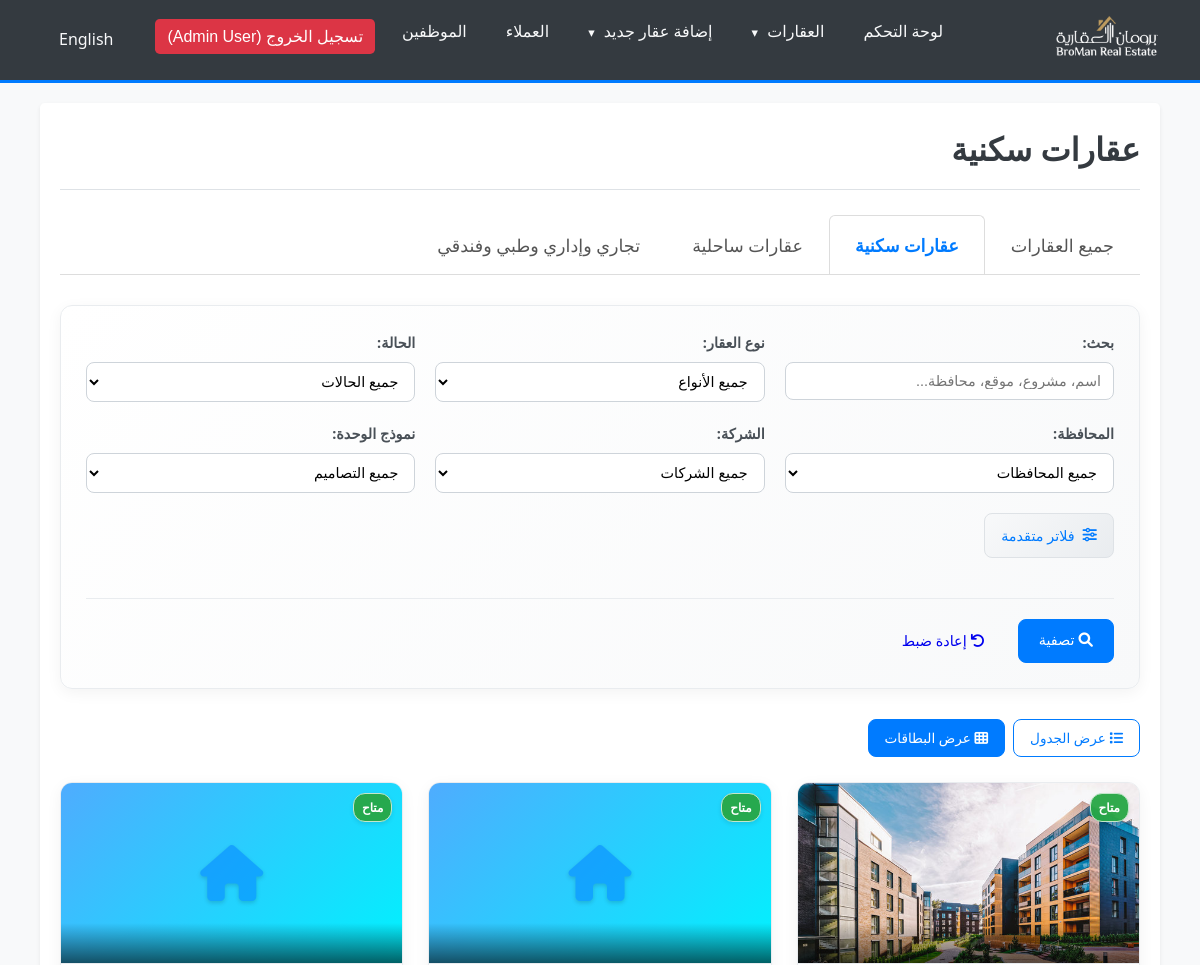
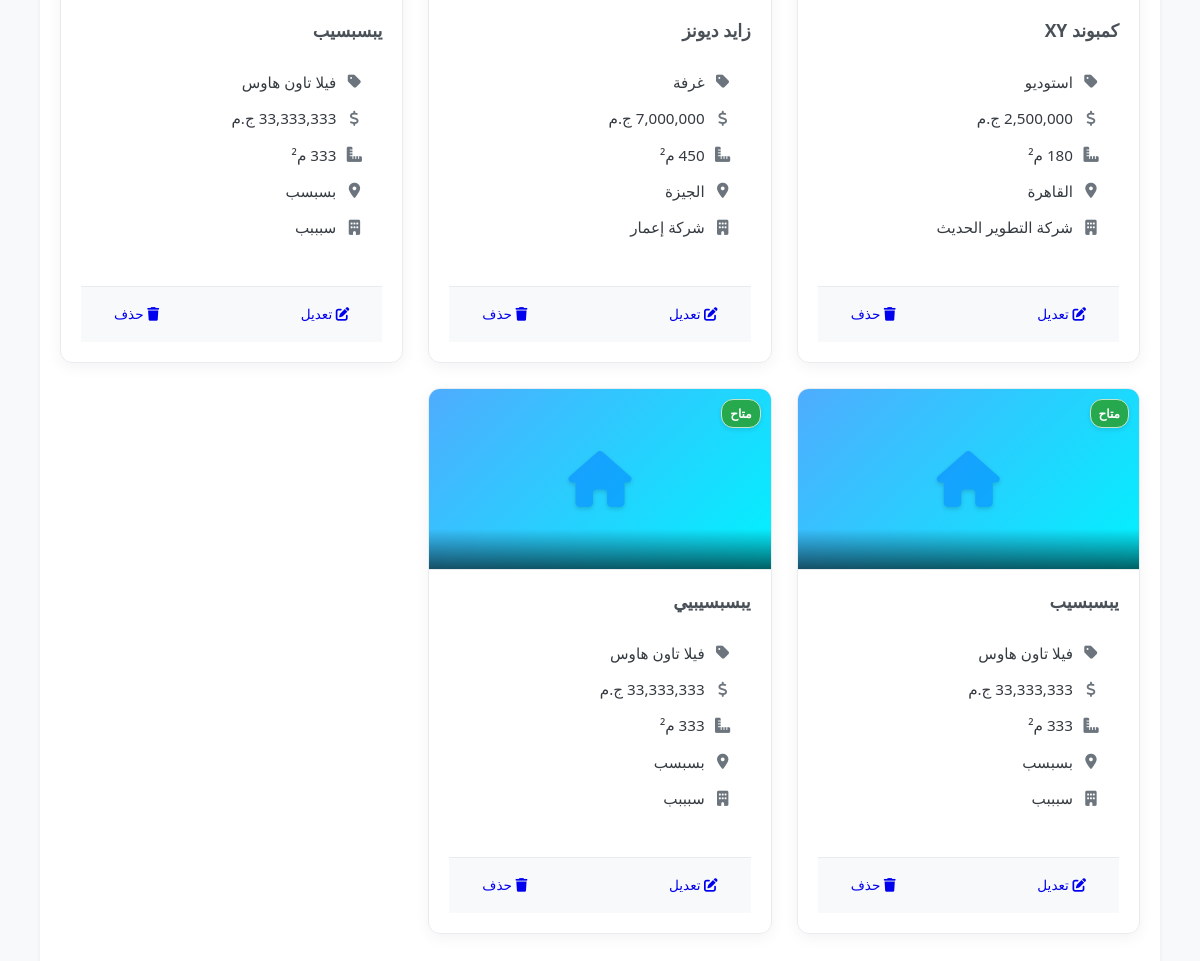
The app's page /residential_properties.php?view=card (signed in) with its own data (2 pictures, top to bottom).
### tables this page shows
CREATE TABLE `properties` (
  `PropertyID` int(11) NOT NULL,
  `PropertyTypeID` int(11) NOT NULL COMMENT 'FK to PropertyTypes',
  `Title` varchar(255) NOT NULL,
  `Description` text DEFAULT NULL,
  `Location` varchar(255) DEFAULT NULL,
  `Price` decimal(15,2) DEFAULT NULL,
  `Area` decimal(10,2) DEFAULT NULL,
  `Bedrooms` int(11) DEFAULT NULL,
  `Bathrooms` int(11) DEFAULT NULL,
  `Status` enum('available','sold','rented','unavailable') DEFAULT 'available',
  `DateAdded` timestamp NULL DEFAULT current_timestamp(),
  `EmployeeID` int(11) DEFAULT NULL COMMENT 'FK to Employees who added it',
  `ClientID` int(11) DEFAULT NULL,
  `unit_design_id` int(11) DEFAULT NULL COMMENT 'FK to PropertyUnitDesigns',
  `finishing_type_id` int(11) DEFAULT NULL COMMENT 'FK to PropertyFinishingTypes',
  `compound_area` decimal(12,2) DEFAULT NULL,
  `down_payment_percentage` decimal(5,2) DEFAULT NULL,
  `payment_years` int(11) DEFAULT NULL,
  `delivery_date` date DEFAULT NULL,
  `ProjectName` varchar(255) DEFAULT NULL,
  `min_price` decimal(15,2) DEFAULT NULL,
  `max_price` decimal(15,2) DEFAULT NULL,
  `min_area` decimal(10,2) DEFAULT NULL,
  `max_area` decimal(10,2) DEFAULT NULL,
  `avg_area` decimal(10,2) DEFAULT NULL,
  `district` varchar(100) DEFAULT NULL,
  `governorate` varchar(100) DEFAULT NULL,
  `company_name` varchar(150) DEFAULT NULL,
  `FloorsCount` int(11) DEFAULT NULL,
  `sales_manager_name` varchar(255) DEFAULT NULL,
  `sales_manager_phone` varchar(50) DEFAULT NULL,
  `salesperson_name` varchar(255) DEFAULT NULL,
  `salesperson_phone` varchar(50) DEFAULT NULL
);

CREATE TABLE `property_images` (
  `image_id` int(11) NOT NULL,
  `property_id` int(11) NOT NULL,
  `file_path` varchar(255) NOT NULL,
  `upload_date` timestamp NOT NULL DEFAULT current_timestamp(),
  `is_primary` tinyint(1) DEFAULT 0
);

CREATE TABLE `propertyunitdesigns` (
  `DesignID` int(11) NOT NULL,
  `DesignName` varchar(100) NOT NULL
);

### lang/translate.php (called while the page is built, shortened)
<?php
$lang_file = __DIR__ . '/' . $_SESSION['lang'] . '.php';
if (file_exists($lang_file)) {
    $translations = include($lang_file);
} else {
    $translations = include(__DIR__ . '/ar.php');
}
function t($key)
{
    global $translations;
    return isset($translations[$key]) ? $translations[$key] : $key;
}
function get_direction()
{
    return ($_SESSION['lang'] == 'ar') ? 'rtl' : 'ltr';
}
function get_lang_code()
{
    return $_SESSION['lang'];
}

### residential_properties.php (the view, shortened to what this page needs)
<?php
require_once __DIR__ . '/lang/translate.php';
require_once __DIR__ . '/db.php';
require_once __DIR__ . '/property_image_helper.php';
$search_term = $governorate_filter = $company_filter = $status_filter = $property_type_filter = "";
$view_mode = isset($_GET['view']) && $_GET['view'] === 'card' ? 'card' : 'table';
$sort_column = isset($_GET['sort']) ? trim($_GET['sort']) : 'DateAdded';
$sort_direction = isset($_GET['direction']) && $_GET['direction'] === 'desc' ? 'desc' : 'asc';
$allowed_sort_columns = [
    'PropertyID' => 'p.PropertyID',
    'DateAdded' => 'p.DateAdded',
    'Price' => 'COALESCE(p.Price, p.min_price)',
    'Area' => 'COALESCE(p.Area, p.avg_area)',
    'ProjectName' => 'p.ProjectName',
    'Title' => 'p.Title',
    'governorate' => 'p.governorate',
    'Status' => 'p.Status'
];
if ($_SERVER["REQUEST_METHOD"] == "GET") {
    $search_term = isset($_GET['search']) ? trim($_GET['search']) : '';
}
$sql_select = "SELECT p.*, pt.TypeName AS PropertyTypeName, e.FullName AS EmployeeName,
               pud.DesignName AS UnitDesignName, pft.FinishingName AS FinishingTypeName
               FROM Properties p
               LEFT JOIN PropertyTypes pt ON p.PropertyTypeID = pt.PropertyTypeID
               LEFT JOIN Employees e ON p.EmployeeID = e.EmployeeID
               LEFT JOIN PropertyUnitDesigns pud ON p.unit_design_id = pud.DesignID
               LEFT JOIN PropertyFinishingTypes pft ON p.finishing_type_id = pft.FinishingID";
$sql_where = [];
$params = [];
$types = "";
$sql_where[] = "p.PropertyTypeID = ?";
$params[] = CURRENT_PROPERTY_TYPE_ID;
$types .= "i";
$sql = $sql_select;
if (!empty($sql_where)) {
    $sql .= " WHERE " . implode(" AND ", $sql_where);
}
$sql .= " ORDER BY " . $allowed_sort_columns[$sort_column] . " " . strtoupper($sort_direction);
$properties = [];
if ($stmt = $conn->prepare($sql)) {
    if (!empty($params)) {
        $stmt->bind_param($types, ...$params);
    }
    if ($stmt->execute()) {
        $result = $stmt->get_result();
        while ($row = $result->fetch_assoc()) {
            $properties[] = $row;
        }
    } else {
        error_log("Error executing property query: " . $stmt->error . " | SQL: " . $sql . " | Params: " . print_r($params, true));
        $_SESSION['error_message'] = t('database_error');
    }
} else {
    error_log("Error preparing property query: " . $conn->error . " | SQL: " . $sql);
    $_SESSION['error_message'] = t('db_error_prepare');
}
function formatDisplayPrice($row)
{
    if (!empty($row['Price']) && is_numeric($row['Price'])) {
        return number_format(floatval($row['Price']), 0, '.', ',') . ' ' . t('currency');
    } elseif (!empty($row['min_price']) && is_numeric($row['min_price']) && !empty($row['max_price']) && is_numeric($row['max_price'])) {
        return number_format(floatval($row['min_price']), 0, '.', ',') . ' - ' . number_format(floatval($row['max_price']), 0, '.', ',') . ' ' . t('currency');
    } elseif (!empty($row['min_price']) && is_numeric($row['min_price'])) {
        return t('starts_from') . ' ' . number_format(floatval($row['min_price']), 0, '.', ',') . ' ' . t('currency');
    } elseif (!empty($row['max_price']) && is_numeric($row['max_price'])) {
        return t('up_to') . ' ' . number_format(floatval($row['max_price']), 0, '.', ',') . ' ' . t('currency');
    }
    return t('price_not_specified');
}
function formatDisplayArea($row)
{
    if (!empty($row['Area']) && is_numeric($row['Area'])) {
        return number_format(floatval($row['Area']), 0, '.', ',') . ' ' . t('sqm');
    } elseif (!empty($row['min_area']) && is_numeric($row['min_area']) && !empty($row['max_area']) && is_numeric($row['max_area'])) {
        return number_format(floatval($row['min_area']), 0, '.', ',') . ' - ' . number_format(floatval($row['max_area']), 0, '.', ',') . ' ' . t('sqm');
    } elseif (!empty($row['min_area']) && is_numeric($row['min_area'])) {
        return t("starts_from") . " " . number_format(floatval($row["min_area"]), 0, ".", ",") . " " . t("sqm");
    } elseif (!empty($row['max_area']) && is_numeric($row['max_area'])) {
        return t("up_to") . " " . number_format(floatval($row["max_area"]), 0, ".", ",") . " " . t("sqm");
    }
    return t('area_not_specified');
}
?>
<!DOCTYPE html>
<html lang="<?php echo get_lang_code(); ?>" dir="<?php echo get_direction(); ?>">
<head>
    <link rel="stylesheet" href="modern_styles.css">
    <?php if (get_direction() === 'rtl'): ?>
        <link rel="stylesheet" href="rtl_styles.css">
    <?php endif; ?>
    <link rel="stylesheet" href="enhanced_property_table_styles.css">
    <link rel="stylesheet" href="clickable_rows.css">
    <link rel="stylesheet" href="property_card_styles.css">
    <link rel="stylesheet" href="https://cdnjs.cloudflare.com/ajax/libs/font-awesome/6.0.0-beta3/css/all.min.css">
</head>
<body>
<?php require_once __DIR__ . '/navbar.php'; ?>
<div class="container">
    <?php require_once __DIR__ . '/property_header_tabs.php'; ?>
    <div class="filter-section">
        <form method="GET" action="<?php echo htmlspecialchars($_SERVER["PHP_SELF"]); ?>">
            <div class="filter-row">
                <div class="filter-item">
                    <label for="search"><?php echo t('search'); ?>:</label>
                    <input type="text" id="search" name="search" class="form-control" placeholder="<?php echo t('search_properties_placeholder'); ?>" value="<?php echo htmlspecialchars($search_term); ?>">
                </div>
                <div class="filter-item">
                    <label for="property_type"><?php echo t('property_type'); ?>:</label>
                    <select id="property_type" name="property_type" class="form-control">
                        <option value=""><?php echo t('all_types'); ?></option>
                    </select>
                </div>
                <div class="filter-item">
                    <label for="status"><?php echo t('status'); ?>:</label>
                    <select id="status" name="status" class="form-control">
                        <option value=""><?php echo t('all_statuses'); ?></option>
                    </select>
                </div>
            </div>
            <div class="filter-row">
                <div class="filter-item">
                    <label for="governorate"><?php echo t('governorate'); ?>:</label>
                    <select id="governorate" name="governorate" class="form-control">
                        <option value=""><?php echo t('all_governorates'); ?></option>
                    </select>
                </div>
                <div class="filter-item">
                    <label for="company"><?php echo t('company'); ?>:</label>
                    <select id="company" name="company" class="form-control">
                        <option value=""><?php echo t('all_companies'); ?></option>
                    </select>
                </div>
                <div class="filter-item">
                    <label for="unit_design"><?php echo t('unit_design'); ?>:</label>
                    <select id="unit_design" name="unit_design" class="form-control">
                        <option value=""><?php echo t('all_designs'); ?></option>
                    </select>
                </div>
            </div>
            <div class="advanced-filters-toggle" onclick="toggleAdvancedFilters()">
                <i class="fas fa-sliders-h"></i> <?php echo t('advanced_filters'); ?>
            </div>
            <div class="filter-buttons">
                <button type="submit" class="btn btn-primary">
                    <i class="fas fa-search"></i> <?php echo t('filter'); ?>
                </button>
                <a href="<?php echo htmlspecialchars($_SERVER["PHP_SELF"]); ?>?view=<?php echo $view_mode; ?>" class="btn btn-secondary">
                    <i class="fas fa-undo"></i> <?php echo t('reset'); ?>
                </a>
            </div>
        </form>
    </div>
    <div class="view-toggle">
        <a href="<?php echo htmlspecialchars($_SERVER["PHP_SELF"]); ?>?view=table<?php echo !empty($_SERVER['QUERY_STRING']) && strpos($_SERVER['QUERY_STRING'], 'view=') === false ? '&' . $_SERVER['QUERY_STRING'] : ''; ?>" class="btn <?php echo $view_mode === 'table' ? 'btn-primary' : 'btn-outline-primary'; ?>">
            <i class="fas fa-list"></i> <?php echo t('table_view'); ?>
        </a>
        <a href="<?php echo htmlspecialchars($_SERVER["PHP_SELF"]); ?>?view=card<?php echo !empty($_SERVER['QUERY_STRING']) && strpos($_SERVER['QUERY_STRING'], 'view=') === false ? '&' . $_SERVER['QUERY_STRING'] : ''; ?>" class="btn <?php echo $view_mode === 'card' ? 'btn-primary' : 'btn-outline-primary'; ?>">
            <i class="fas fa-th"></i> <?php echo t('card_view'); ?>
        </a>
    </div>
    <?php if (empty($properties)): ?>
        <div class="no-properties">
            <i class="fas fa-search"></i>
            <h3><?php echo t('no_properties_found'); ?></h3>
            <p><?php echo t('no_properties_matching_filters'); ?></p>
        </div>
    <?php elseif ($view_mode === 'card'): ?>
        <div class="property-cards">
            <?php foreach ($properties as $property): ?>
                <div class="property-card" data-property-id="<?php echo $property['PropertyID']; ?>" data-property-type="<?php echo $property['PropertyTypeID']; ?>">
                    <div class="property-image">
                        <?php echo generatePropertyCardImageHTML($property, $conn); ?>
                        <div class="property-status-badge status-<?php echo $property['Status']; ?>">
                            <?php echo t('status_' . $property['Status']); ?>
                        </div>
                    </div>
                    <div class="property-content">
                        <div class="property-title">
                            <?php echo htmlspecialchars($property['ProjectName'] ?: $property['Title'] ?: t('undefined')); ?>
                        </div>
                        <div class="property-details">
                            <div class="property-info">
                                <i class="fas fa-tag"></i>
                                <span><?php echo htmlspecialchars($property['UnitDesignName'] ?? t('undefined')); ?></span>
                            </div>
                            <div class="property-info">
                                <i class="fas fa-dollar-sign"></i>
                                <span><?php echo formatDisplayPrice($property); ?></span>
                            </div>
                            <div class="property-info">
                                <i class="fas fa-ruler-combined"></i>
                                <span><?php echo formatDisplayArea($property); ?></span>
                            </div>
                            <div class="property-info">
                                <i class="fas fa-map-marker-alt"></i>
                                <span><?php echo htmlspecialchars($property['governorate'] ?: t('undefined')); ?></span>
                            </div>
                            <div class="property-info">
                                <i class="fas fa-building"></i>
                                <span><?php echo htmlspecialchars($property['company_name'] ?? t('undefined')); ?></span>
                            </div>
                        </div>
                        <div class="property-actions">
                            <?php if (isset($_SESSION['role']) && $_SESSION['role'] === 'admin'): ?>
                            <a href="edit_property.php?id=<?php echo $property['PropertyID']; ?>" class="btn btn-sm btn-warning">
                                <i class="fas fa-edit"></i> <?php echo t('edit'); ?>
                            </a>
                            <a href="delete_property.php?id=<?php echo $property['PropertyID']; ?>" class="btn btn-sm btn-danger" onclick="return confirm('<?php echo t('confirm_delete_property'); ?>');">
                                <i class="fas fa-trash"></i> <?php echo t('delete'); ?>
                            </a>
                            <?php endif; ?>
                        </div>
                    </div>
                </div>
            <?php endforeach; ?>
        </div>
    <?php endif; ?>
</div>
</body>
</html>

### property_image_helper.php (shortened to what this page needs)
<?php
function getPropertyCardImage($property_id, $conn) {
    $sql = "SELECT file_path FROM property_images WHERE property_id = ? AND is_primary = 1 LIMIT 1";
    if ($stmt = $conn->prepare($sql)) {
        $stmt->bind_param("i", $property_id);
        $stmt->execute();
        $result = $stmt->get_result();
        if ($result->num_rows === 1) {
            $row = $result->fetch_assoc();
            return $row['file_path'];
        }
    }
    $sql = "SELECT file_path FROM property_images WHERE property_id = ? ORDER BY upload_date ASC LIMIT 1";
    if ($stmt = $conn->prepare($sql)) {
        $stmt->bind_param("i", $property_id);
        $stmt->execute();
        $result = $stmt->get_result();
    }
    return null;
}
function getPropertyTypeIcon($property_type_id) {
    $type_icons = [
        1 => 'fas fa-home',
        2 => 'fas fa-umbrella-beach',
        3 => 'fas fa-building',
        4 => 'fas fa-store',
        5 => 'fas fa-hotel',
        6 => 'fas fa-hospital'
    ];
    return $type_icons[$property_type_id] ?? 'fas fa-landmark';
}
function generatePropertyCardImageHTML($property, $conn) {
    $image_path = getPropertyCardImage($property['PropertyID'], $conn);
    if ($image_path && file_exists($image_path)) {
        return '<img src="' . htmlspecialchars($image_path) . '" alt="Property Image" class="property-card-image">';
    } else {
        $icon_class = getPropertyTypeIcon($property['PropertyTypeID']);
        return '<div class="property-icon-fallback"><i class="' . $icon_class . '"></i></div>';
    }
}
?>

### records on screen
properties: PropertyID.file_path (picture), Status "متاح", ProjectName "كمبوند XY", unit_design.DesignName "استوديو", Price "2,500,000 ج.م", Area "180 م²", governorate "القاهرة", company_name "شركة التطوير الحديث"
properties: Status "متاح", ProjectName "زايد ديونز", unit_design.DesignName "غرفة", Price "7,000,000 ج.م", Area "450 م²", governorate "الجيزة", company_name "شركة إعمار"
properties: Status "متاح", ProjectName "يبسبسيب", unit_design.DesignName "فيلا تاون هاوس", Price "33,333,333 ج.م", Area "333 م²", governorate "بسبسب", company_name "سبببب"
properties: Status "متاح", ProjectName "يبسبسيب", unit_design.DesignName "فيلا تاون هاوس", Price "33,333,333 ج.م", Area "333 م²", governorate "بسبسب", company_name "سبببب"
properties: Status "متاح", ProjectName "يبسبسيبيي", unit_design.DesignName "فيلا تاون هاوس", Price "33,333,333 ج.م", Area "333 م²", governorate "بسبسب", company_name "سبببب"

### other values on screen
t('dashboard') "لوحة التحكم"
t('properties') "العقارات"
t('add_new_property') "إضافة عقار جديد"
t('clients') "العملاء"
t('employees') "الموظفين"
sprintf(t('logout_user'), $user_full_name) "تسجيل الخروج (Admin User)"
$switch_lang_text "English"
getPageTitle() "عقارات سكنية"
t('all_properties') "جميع العقارات"
t('residential_properties') "عقارات سكنية"
t('coastal_properties') "عقارات ساحلية"
t('commercial_administrative_medical_hotel') "تجاري وإداري وطبي وفندقي"
t('search') "بحث"
t('property_type') "نوع العقار"
t('status') "الحالة"
